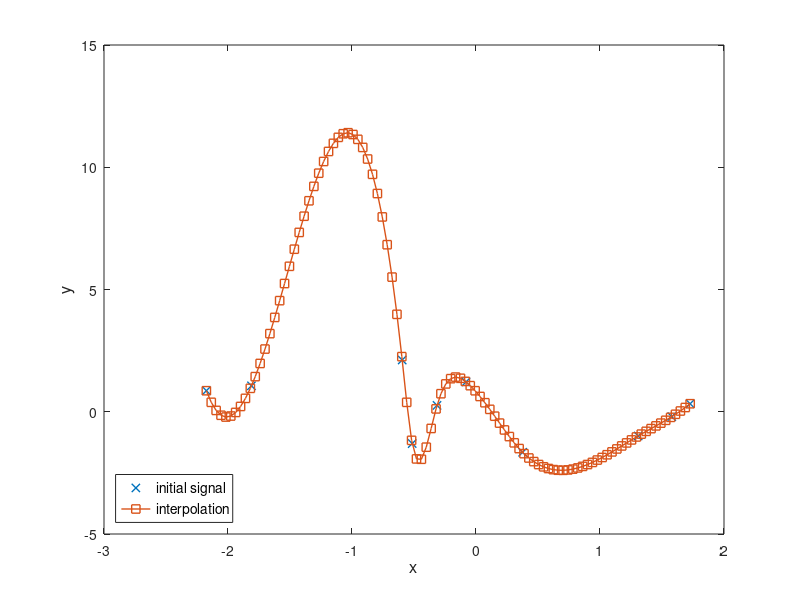

This chart was generated by the following MATLAB code:
%   test_interpolation : A script of testing methods of finding outlier.
%
%   Copyright 2017 Wenjie Liao
%
%   Licensed under the Apache License, Version 2.0 (the "License");
%   you may not use this file except in compliance with the License.
%   You may obtain a copy of the License at
%
%   http://www.apache.org/licenses/LICENSE-2.0
%
%   Unless required by applicable law or agreed to in writing, software
%   distributed under the License is distributed on an "AS IS" BASIS,
%   WITHOUT WARRANTIES OR CONDITIONS OF ANY KIND, either express or implied.
%   See the License for the specific language governing permissions and
%   limitations under the License.
 
clc;clear
%-------------------------------------------------------------------------%

nData = 10;
xaxis = randn([nData,1]);
xaxis = sort(xaxis);
yaxis = randn(size(xaxis));

figure(1)
plot(xaxis, yaxis, 'x', 'linewidth', 1);
str_legend = {"initial signal"};

nInterp = 100;
method = 'spline';
interp_x = (linspace(min(xaxis), max(xaxis), nInterp)).';
interp_y = interp1(xaxis,yaxis,interp_x, method);

figure(1)
hold on
plot(interp_x, interp_y, 's-', 'linewidth',1);
hold off
str_legend(end+1) = {"interpolation"};
xlabel('x', 'fontsize',12)
ylabel('y', 'fontsize', 12)
legend(str_legend, 'fontsize', 10, 'location', 'southwest')